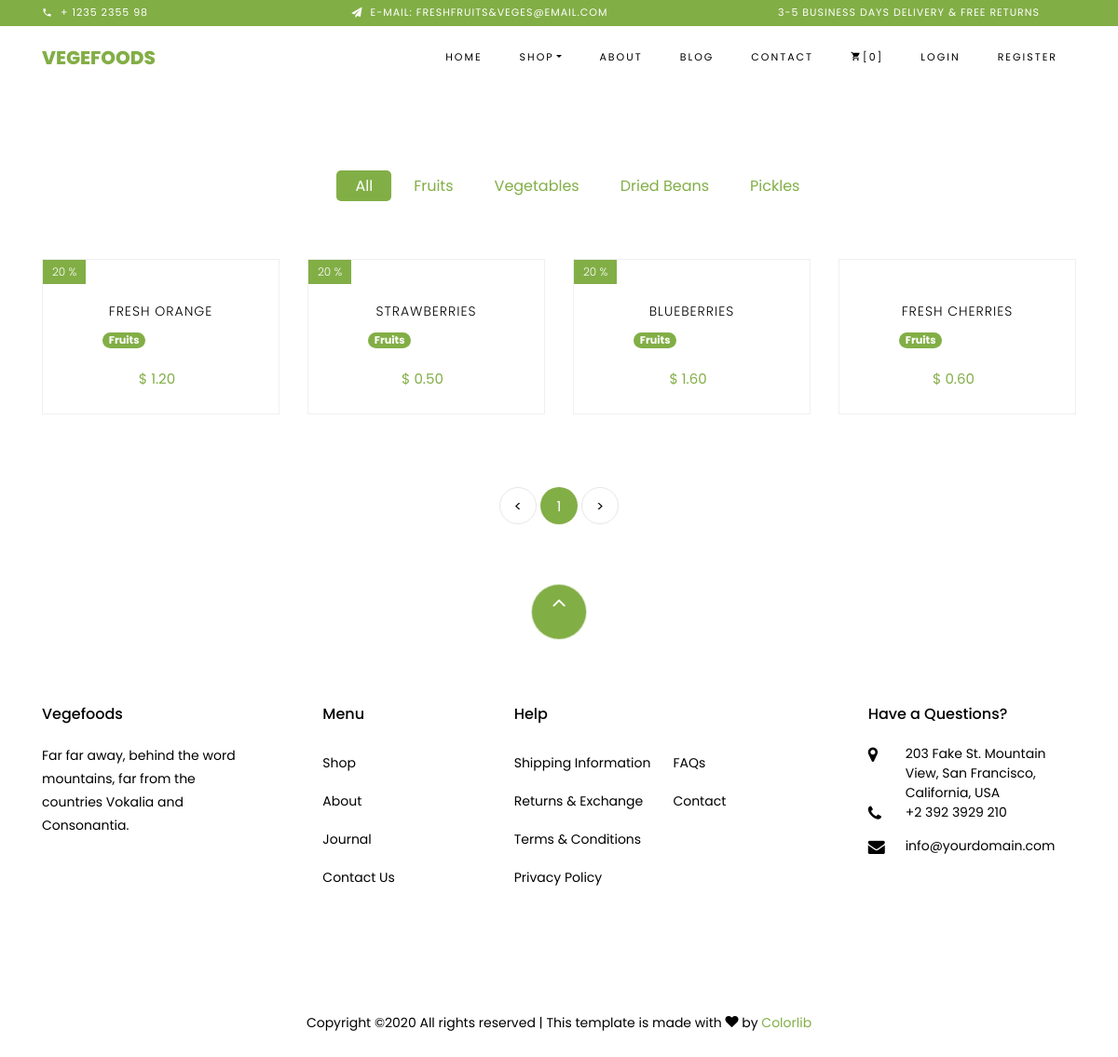
Page /products/category/1/ on the committed database.
### ecommerce/models.py (models this page shows, shortened)
class Category(models.Model):
    name = models.CharField(max_length=255)
    def __str__(self):
        return '{}'.format(self.name)
    class Meta:
        verbose_name_plural = "Categories"

class Product(models.Model):
    name = models.CharField(max_length=255)
    price = models.DecimalField(max_digits=7, decimal_places=2)
    image_url = models.CharField(max_length=2058)
    stock = models.IntegerField()
    description = models.CharField(max_length=2058, default='No Description')
    category = models.ForeignKey(Category, on_delete=models.CASCADE, null=True)
    discount = models.ForeignKey(Discount, on_delete=models.CASCADE, null=True)
    date_added = models.DateTimeField(auto_now_add=True)
    @property
    def get_percentage(self):
        percentage = int(self.discount.percentage * 100)
        return percentage

class Discount(models.Model):
    percentage = models.DecimalField(max_digits=7, decimal_places=2)

### ecommerce/views.py (the view)
# urls.py: path('products/category/<int:category_id>/', views.product_category, name='product_category'),
def product_category(request, category_id):
    products = Product.objects.filter(category_id=category_id)
    categories = Category.objects.all()
    paginator = Paginator(products, per_page=8)
    page_number = request.GET.get('page', 1)
    page_obj = paginator.get_page(page_number)
    context = {'products': page_obj.object_list,
               'categories': categories,
               'paginator': paginator,
               'page_number': int(page_number)
               }
    return render(request, 'products.html', context)

### ecommerce/templates/products.html (shortened to what this page needs)
{% extends 'base.html' %}
{% block content %}
<section class="ftco-section">
    <div class="container">
        <div class="row justify-content-center">
            <div class="col-md-10 mb-5 text-center">
                <ul class="product-category">
                    <li><a href="#" class="active">All</a></li>
                    {% for category in categories %}
                    <li><a href="{% url 'product_category' category_id=category.id %}"
                           class=""
                    >{{ category.name }}</a></li>
                    {% endfor %}
                </ul>
            </div>
        </div>
        {% if products %}
        <div class="row">
            {% for product in products %}
            <div class="col-md-6 col-lg-3 ftco-animate">
                <div class="product">
                    <a href="{% url 'product_detail' id=product.id %}" class="img-prod"><img class="img-fluid"
                        {% if product.discount_id %}
                        <span class="status">{{ product.get_percentage }} %</span>
                        {% else %}
                        <span></span>
                        {% endif %}
                    </a>
                    <div class="text py-3 pb-4 px-3 text-center">
                        <h3><a href="#">{{ product.name }}</a></h3>
                        <div class="d-flex">
                            <div class="category">
                                <p class="ml-5">
                                   <span class="badge badge-pill badge-success bg-primary">{{ product.category }}</span>
                                </p>
                            </div>
                        </div>
                        <div class="d-flex">
                            <div class="pricing">
                                <p class="price"><span class="mr-2 price">$ {{ product.price }}</span>
                                </p>
                            </div>
                        </div>
                    </div>
                </div>
            </div>
            {% endfor %}
        </div>
        {% endif %}
        <div class="row mt-5">
            <div class="col text-center">
                <div class="block-27">
                    <ul>
                        <li><a href="#">&lt;</a></li>
                        {% for i in paginator.page_range %}
                        <li class="{% if i == page_number %} active {% endif %}">
                            <a class="" href="?page={{ i }}">{{ i }}</a>
                        </li>
                        {% endfor %}
                        <li><a href="#">&gt;</a></li>
                    </ul>
                </div>
            </div>
        </div>
    </div>
</section>
{% endblock %}

### rows in the picture
Category: name "Fruits"
Category: name "Vegetables"
Category: name "Dried Beans"
Category: name "Pickles"
Product: get_percentage "20", name "FRESH ORANGE", category "Fruits"
Product: get_percentage "20", name "STRAWBERRIES", category "Fruits"
Product: get_percentage "20", name "BLUEBERRIES", category "Fruits"
Product: name "FRESH CHERRIES", category "Fruits"

### other values in the picture
{{ i }} "1"
